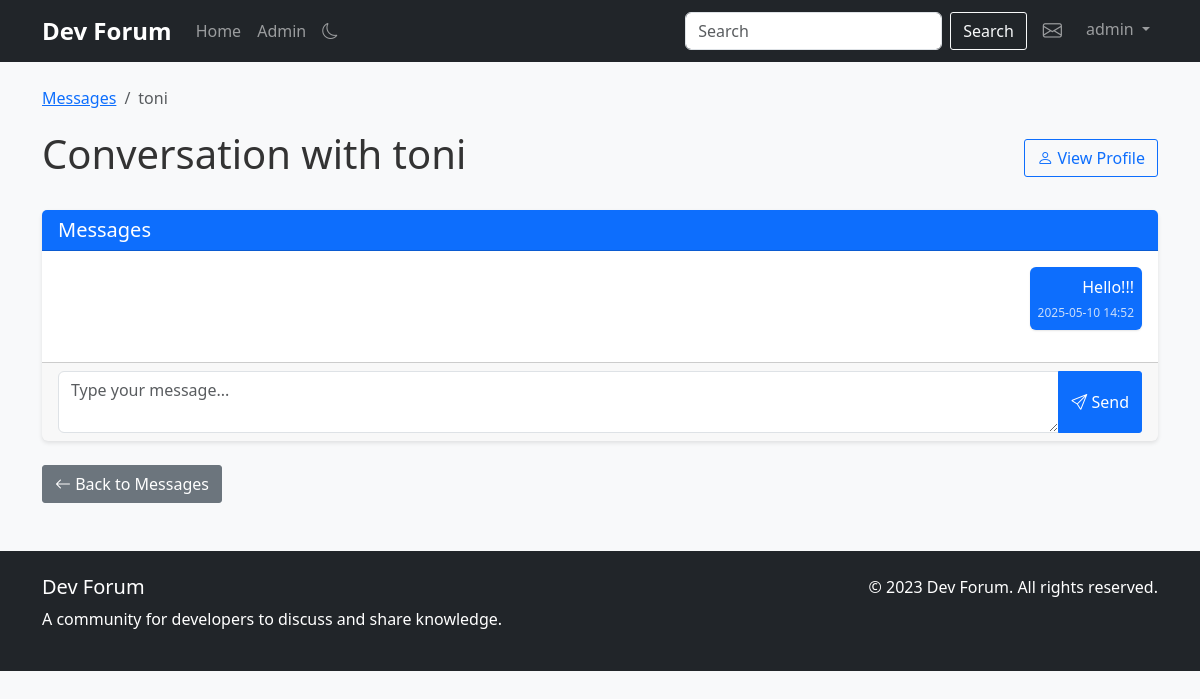
/messages/toni (signed in), run on an earlier commit of the app's database.
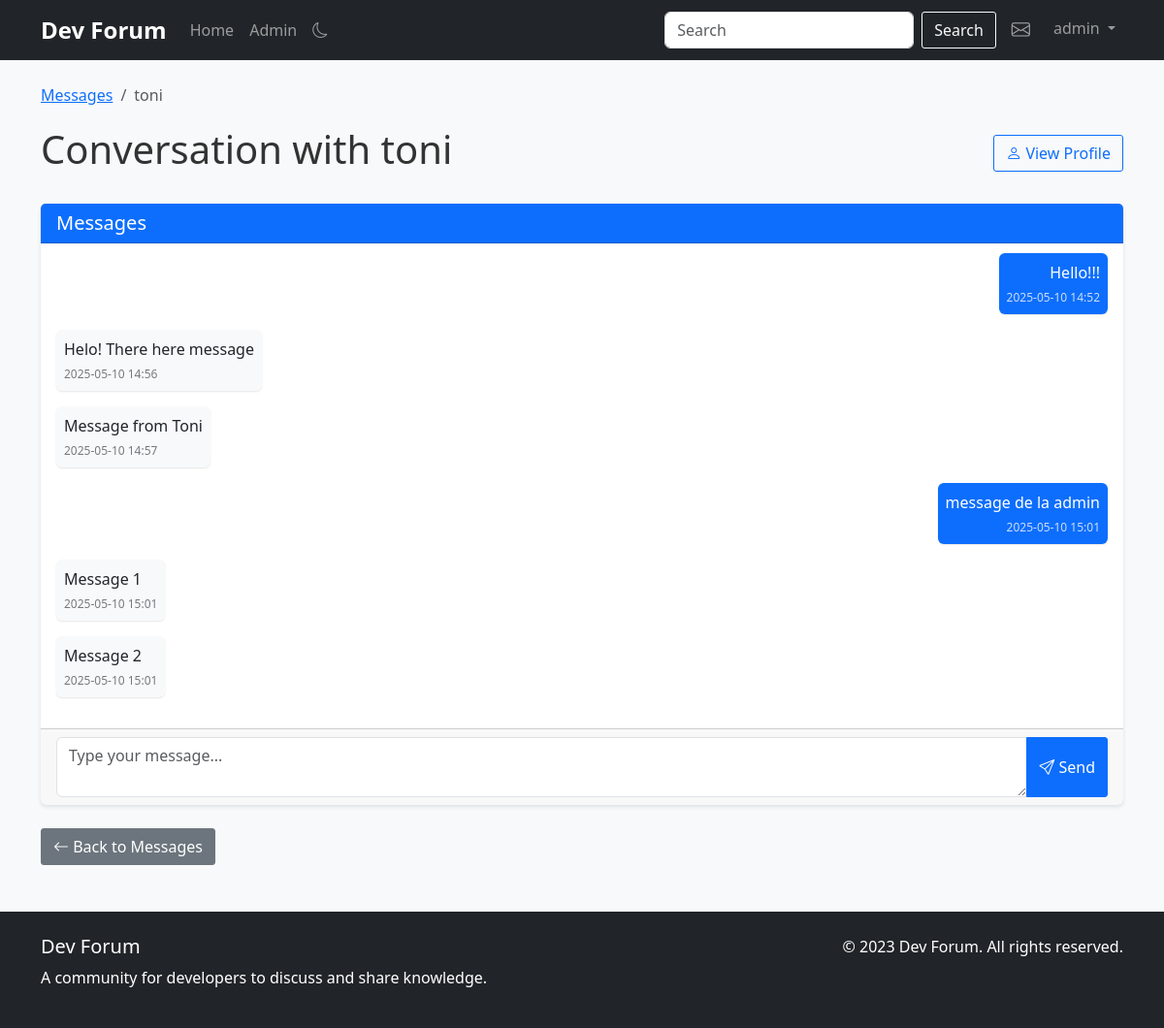
And on a later commit of the database.
### app.py (models this page shows, shortened)
class User(db.Model, UserMixin):
    id = db.Column(db.Integer, primary_key=True)
    username = db.Column(db.String(80), unique=True, nullable=False, index=True)
    email = db.Column(db.String(120), unique=True, nullable=False, index=True)
    password_hash = db.Column(db.String(128))
    bio = db.Column(db.Text, nullable=True)
    join_date = db.Column(db.DateTime, default=datetime.utcnow, index=True)
    is_admin = db.Column(db.Boolean, default=False)
    posts = db.relationship('Post', backref='author', lazy='dynamic', cascade='all, delete-orphan')
    comments = db.relationship('Comment', backref='author', lazy='dynamic', cascade='all, delete-orphan')

class Message(db.Model):
    id = db.Column(db.Integer, primary_key=True)
    content = db.Column(db.Text, nullable=False)
    created_at = db.Column(db.DateTime, default=datetime.utcnow, index=True)
    is_read = db.Column(db.Boolean, default=False)
    sender_id = db.Column(db.Integer, db.ForeignKey('user.id'), nullable=False, index=True)
    recipient_id = db.Column(db.Integer, db.ForeignKey('user.id'), nullable=False, index=True)
    sender = db.relationship('User', foreign_keys=[sender_id], backref=db.backref('sent_messages', lazy='dynamic'))
    recipient = db.relationship('User', foreign_keys=[recipient_id], backref=db.backref('received_messages', lazy='dynamic'))

### app.py (the view, shortened to what this page needs)
@app.route('/messages/<username>', methods=['GET', 'POST'])
@login_required
def conversation(username):
    user = User.query.filter_by(username=username).first_or_404()
    messages = Message.query.filter(
        ((Message.sender_id == current_user.id) & (Message.recipient_id == user.id)) |
        ((Message.sender_id == user.id) & (Message.recipient_id == current_user.id))
    ).order_by(Message.created_at).all()
    unread_messages = Message.query.filter_by(
        sender_id=user.id,
        recipient_id=current_user.id,
        is_read=False
    ).all()
    for message in unread_messages:
        message.is_read = True
    db.session.commit()
    return render_template('conversation.html', user=user, messages=messages)

### app.py (called while the page is built)
@app.template_filter('nl2br')
def nl2br(value):
    if value:
        value = str(value)
        return Markup(value.replace('\n', '<br>'))
    return value

@login_manager.user_loader
def load_user(user_id):
    return User.query.get(int(user_id))

### templates/conversation.html (shortened to what this page needs)
{% extends "base.html" %}
{% block content %}
<div class="row">
    <div class="col-md-12">
        <nav aria-label="breadcrumb">
            <ol class="breadcrumb">
                <li class="breadcrumb-item"><a href="{{ url_for('messages') }}">Messages</a></li>
                <li class="breadcrumb-item active" aria-current="page">{{ user.username }}</li>
            </ol>
        </nav>
        <div class="d-flex justify-content-between align-items-center mb-4">
            <h1>Conversation with {{ user.username }}</h1>
            <a href="{{ url_for('profile', username=user.username) }}" class="btn btn-outline-primary">
                <i class="bi bi-person"></i> View Profile
            </a>
        </div>
        <div class="card mb-4">
            <div class="card-header bg-primary text-white">
                <h5 class="mb-0">Messages</h5>
            </div>
            <div class="card-body p-0">
                <div class="messages-container p-3" style="max-height: 500px; overflow-y: auto;">
                    {% for message in messages %}
                    <div class="message mb-3 {% if message.sender_id == current_user.id %}text-end{% endif %}">
                        <div class="message-bubble d-inline-block p-2 rounded {% if message.sender_id == current_user.id %}bg-primary text-white{% else %}bg-light{% endif %}" style="max-width: 75%;">
                            <div class="message-content">
                                {{ message.content|nl2br }}
                            </div>
                            <div class="message-time small text-{% if message.sender_id == current_user.id %}light{% else %}muted{% endif %}">
                                {{ message.created_at.strftime('%Y-%m-%d %H:%M') }}
                            </div>
                        </div>
                    </div>
                    {% else %}
                    <div class="text-center p-3">
                        <p class="mb-0">No messages yet. Start the conversation!</p>
                    </div>
                    {% endfor %}
                </div>
            </div>
            <div class="card-footer">
                <form method="post" action="{{ url_for('conversation', username=user.username) }}">
                    <div class="input-group">
                        <textarea class="form-control" name="content" placeholder="Type your message..." rows="2" required></textarea>
                        <button class="btn btn-primary" type="submit">
                            <i class="bi bi-send"></i> Send
                        </button>
                    </div>
                </form>
            </div>
        </div>
        <div class="mt-3">
            <a href="{{ url_for('messages') }}" class="btn btn-secondary">
                <i class="bi bi-arrow-left"></i> Back to Messages
            </a>
        </div>
    </div>
</div>
{% endblock %}

### templates/base.html (shortened to what this page needs)
<!DOCTYPE html>
<html lang="en">
<head>
    <link href="https://cdn.jsdelivr.net/npm/bootstrap@5.3.0-alpha1/dist/css/bootstrap.min.css" rel="stylesheet">
    <link rel="stylesheet" href="https://cdn.jsdelivr.net/npm/bootstrap-icons@1.10.3/font/bootstrap-icons.css">
    <link rel="stylesheet" href="{{ url_for('static', filename='css/style.css') }}">
</head>
<body>
    <nav class="navbar navbar-expand-lg navbar-dark bg-dark">
        <div class="container">
            <a class="navbar-brand" href="{{ url_for('index') }}">Dev Forum</a>
            <div class="collapse navbar-collapse" id="navbarNav">
                <ul class="navbar-nav me-auto">
                    <li class="nav-item">
                        <a class="nav-link" href="{{ url_for('index') }}">Home</a>
                    </li>
                    {% if current_user.is_admin %}
                    <li class="nav-item">
                        <a class="nav-link" href="{{ url_for('admin') }}">Admin</a>
                    </li>
                    {% endif %}
                </ul>
                <form class="d-flex me-2" action="{{ url_for('search') }}" method="get">
                    <input class="form-control me-2" type="search" name="query" placeholder="Search" aria-label="Search">
                    <button class="btn btn-outline-light" type="submit">Search</button>
                </form>
                <ul class="navbar-nav">
                    {% if current_user.is_authenticated %}
                    <li class="nav-item me-2">
                        <a class="nav-link position-relative" href="{{ url_for('messages') }}">
                            <i class="bi bi-envelope"></i>
                        </a>
                    </li>
                    <li class="nav-item dropdown">
                        <a class="nav-link dropdown-toggle" href="#" id="navbarDropdown" role="button" data-bs-toggle="dropdown" aria-expanded="false">
                            {{ current_user.username }}
                        </a>
                    </li>
                    {% endif %}
                </ul>
            </div>
        </div>
    </nav>
    <div class="container mt-4">
        {% block content %}{% endblock %}
    </div>
    <footer class="bg-dark text-white mt-5 py-4">
        <div class="container">
            <div class="row">
                <div class="col-md-6">
                    <h5>Dev Forum</h5>
                    <p>A community for developers to discuss and share knowledge.</p>
                </div>
                <div class="col-md-6 text-md-end">
                    <p>&copy; 2023 Dev Forum. All rights reserved.</p>
                </div>
            </div>
        </div>
    </footer>
</body>
</html>

### static/css/style.css (style rules this page uses)
body { font-family: 'Segoe UI', Tahoma, Geneva, Verdana, sans-serif; background-color: #f8f9fa; color: #333; }
.navbar-brand { font-weight: bold; font-size: 1.5rem; }
.nav-link .bi-envelope { font-size: 1.2rem; }
.card { box-shadow: 0 2px 4px rgba(0, 0, 0, 0.1); border: none; margin-bottom: 20px; }
.card-header { font-weight: bold; }
footer { margin-top: 50px; }
.breadcrumb { background-color: transparent; padding: 0; margin-bottom: 20px; }
.btn { border-radius: 3px; }
.messages-container { display: flex; flex-direction: column; }
.message { margin-bottom: 15px; }
.message-bubble { border-radius: 18px; padding: 10px 15px; max-width: 75%; word-wrap: break-word; box-shadow: 0 1px 2px rgba(0, 0, 0, 0.1); }
.message.text-end .message-bubble { border-bottom-right-radius: 5px; background-color: #007bff; color: white; }
.message:not(.text-end) .message-bubble { border-bottom-left-radius: 5px; background-color: #f1f1f1; }
.message-time { font-size: 0.75rem; margin-top: 5px; opacity: 0.8; }

What changed in the data, as far as the page shows it:
added Message: content "Helo! There here message", created_at "2025-05-10 14:56"
added Message: content "Message from Toni", created_at "2025-05-10 14:57"
added Message: content "message de la admin", created_at "2025-05-10 15:01"
added Message: content "Message 1", created_at "2025-05-10 15:01"
added Message: content "Message 2", created_at "2025-05-10 15:01"
